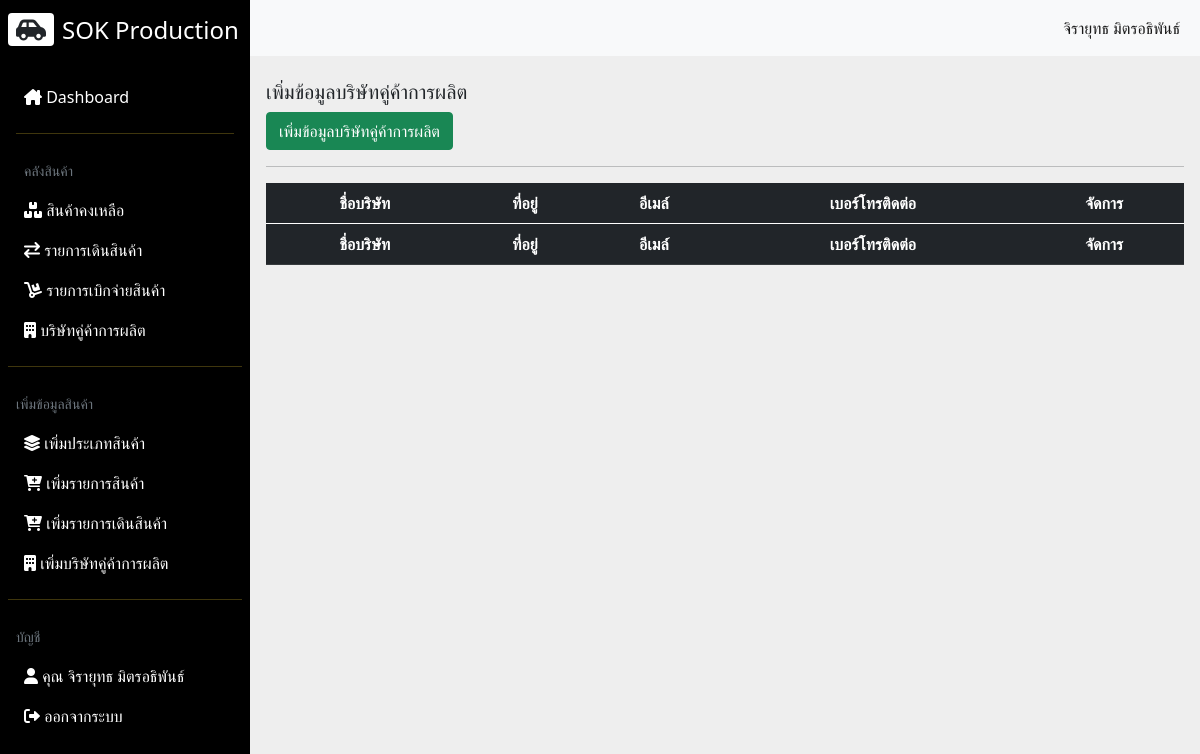
/addSupplier.php (signed in), run on an earlier commit of the app's database.
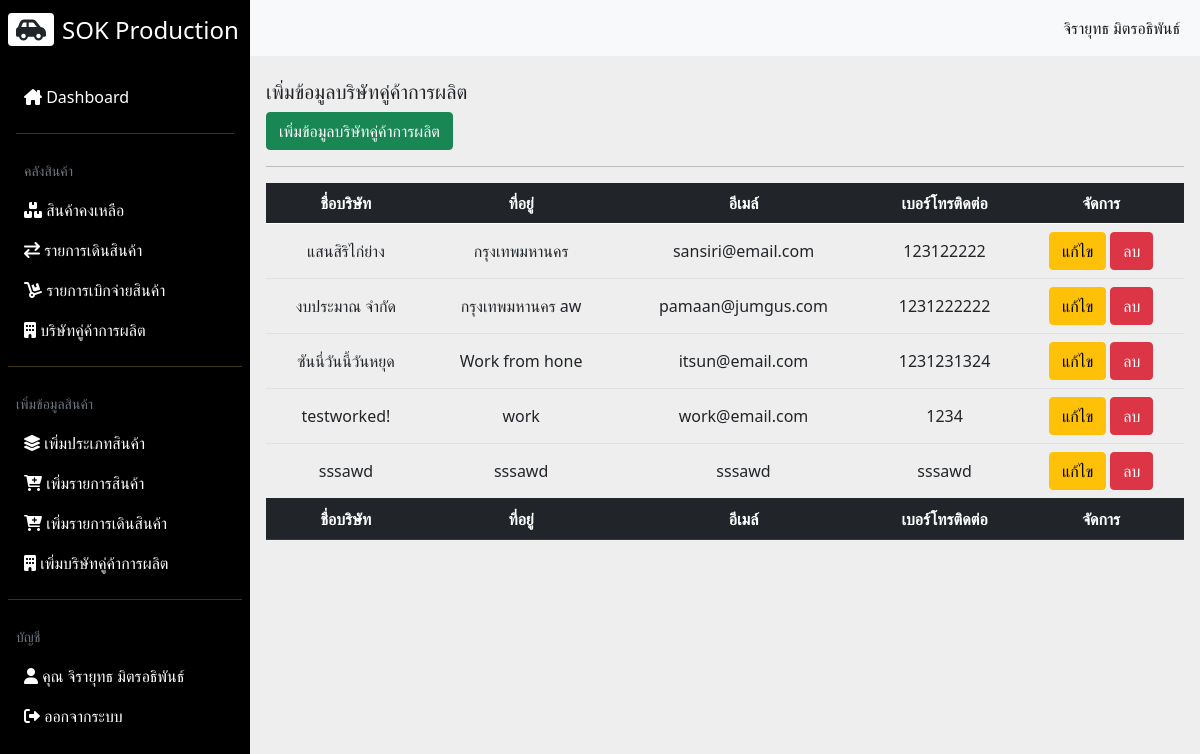
And on a later commit of the database.
### tables this page shows
CREATE TABLE `supplier` (
  `sup_id` int(11) NOT NULL,
  `sup_company` varchar(255) NOT NULL,
  `sup_address` text NOT NULL,
  `sup_email` varchar(255) DEFAULT NULL,
  `sup_phone` varchar(10) DEFAULT NULL
);

### addSupplier.php (the view, shortened to what this page needs)
<!DOCTYPE html>
<html lang="en">
<head>
  <link rel="stylesheet" href="css/all.min.css">
  <link rel="stylesheet" href="css/fontawesome.min.css">
  <link rel="stylesheet" href="css/bootstrap.min.css">
  <link rel="stylesheet" href="css/styles.css">
  <link rel="stylesheet" href="css/jquery.dataTables.min.css">
</head>
<body>
  <div class="main-container d-flex">
    <?php include("includes/menuNavbar.inc.php"); ?>
    <?php
    if($_SESSION['emp_level'] == 1) {
    ?>
    <div class="content">
      <nav class="navbar navbar-expand-md navbar-light bg-light">
        <div class="container-fluid">
          <div class="collapse navbar-collapse justify-content-end" id="navbarSupportedContent">
            <ul class="navbar-nav mb-2 mb-lg-0">
              <li class="nav-item">
                <a class="nav-link active" aria-current="page" href="#"><?= $_SESSION['emp_fname']; ?> <?= $_SESSION['emp_lname']; ?></a>
              </li>
            </ul>
          </div>
        </div>
      </nav>
      <div class="dashboard-content px-3 pt-4">
        <h2 class="fs-5"> เพิ่มข้อมูลบริษัทคู่ค้าการผลิต</h2>
        <button class="btn btn-success" id="add">เพิ่มข้อมูลบริษัทคู่ค้าการผลิต</button>
        <hr>
        <div class="col-md-12">
          <div class="row">
            <div class="col-md-12">
              <div class="table-responsive">
                <table class="table align-middle table-hover" id="myTable">
                  <thead class="table-dark">
                    <tr>
                      <th class="text-center">ชื่อบริษัท</th>
                      <th class="text-center">ที่อยู่</th>
                      <th class="text-center">อีเมล์</th>
                      <th class="text-center">เบอร์โทรติดต่อ</th>
                      <th class="text-center">จัดการ</th>
                    </tr>
                  </thead>
                  <tbody>
                    <?php
                    include_once('config/db.php');
                    $sql = "SELECT * FROM supplier";
                    $query = mysqli_query($conn, $sql);
                    while($row = mysqli_fetch_array($query)) {
                    ?>
                    <tr class="text-center" id="<?= $row['sup_id']; ?>">
                      <td data-target="name"><?= $row['sup_company']; ?></td>
                      <td data-target="address"><?= $row['sup_address']; ?></td>
                      <td data-target="email"><?= $row['sup_email']; ?></td>
                      <td data-target="phone"><?= $row['sup_phone']; ?></td>
                      <td>
                        <a data-id="<?= $row['sup_id']; ?>" data-role="edit" class="btn btn-warning">แก้ไข</a>
                        <a data-id="<?= $row['sup_id']; ?>" data-role="delete" class="btn btn-danger">ลบ</a>
                      </td>
                    </tr>
                    <?php } ?>
                  </tbody>
                  <thead class="table-dark">
                    <tr>
                      <th class="text-center">ชื่อบริษัท</th>
                      <th class="text-center">ที่อยู่</th>
                      <th class="text-center">อีเมล์</th>
                      <th class="text-center">เบอร์โทรติดต่อ</th>
                      <th class="text-center">จัดการ</th>
                    </tr>
                  </thead>
                </table>
              </div>
            </div>
          </div>
        </div>
      </div>
    </div>
    <?php } else {
      echo '<script>alert("หน้าเพจนี้ได้สำหรับพนักงานจัดการคลังสินค้าเท่านั้น!");window.location.href = "index.php"</script>';
    } ?>
  </div>
</body>
</html>

What changed in the data, as far as the page shows it:
added supplier: sup_company "แสนสิริไก่ย่าง", sup_address "กรุงเทพมหานคร", sup_email "sansiri@email.com", sup_phone "123122222"
added supplier: sup_company "งบประมาณ จำกัด", sup_address "กรุงเทพมหานคร aw", sup_email "pamaan@jumgus.com", sup_phone "1231222222"
added supplier: sup_company "ซันนี่วันนี้วันหยุด", sup_address "Work from hone", sup_email "itsun@email.com", sup_phone "1231231324"
added supplier: sup_company "testworked!", sup_address "work", sup_email "work@email.com", sup_phone "1234"
added supplier: sup_company "sssawd", sup_address "sssawd", sup_email "sssawd", sup_phone "sssawd"
